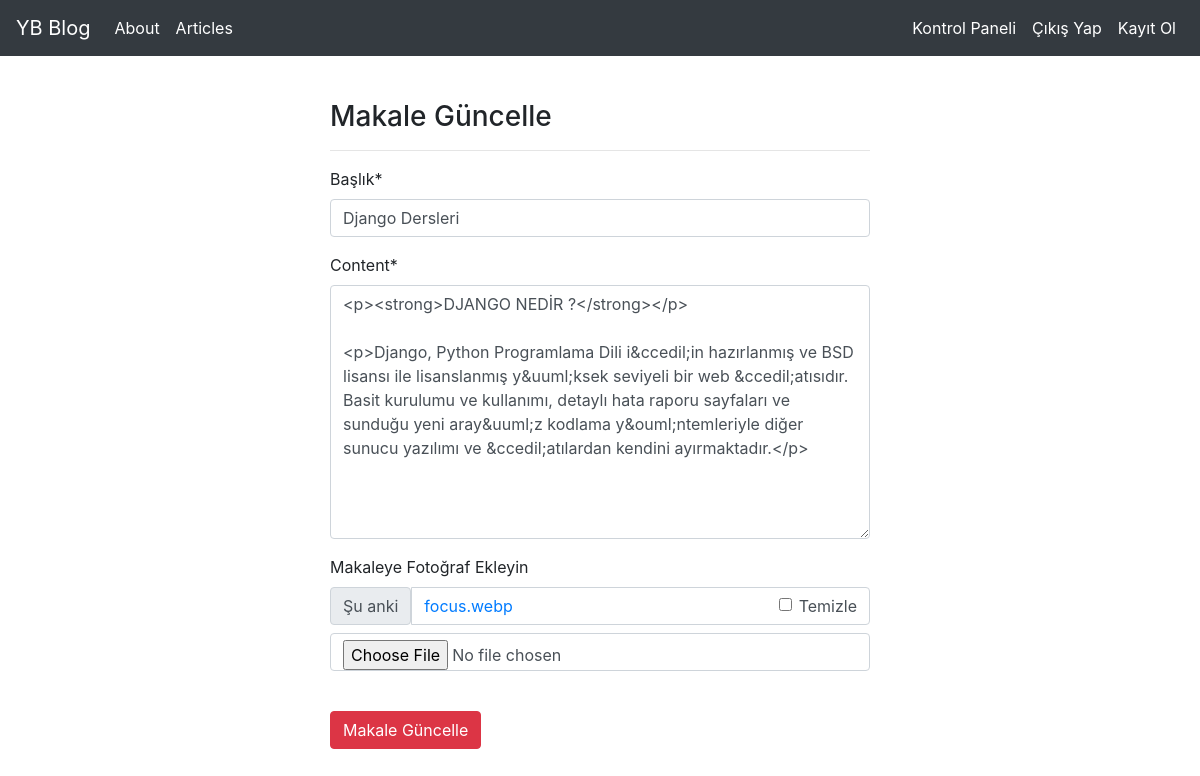
Page /articles/update/23 (signed in) on the committed database.
### article/models.py (models this page shows, shortened)
class Article(models.Model):
    author=models.ForeignKey("auth.User",on_delete=models.CASCADE,verbose_name="Yazar")
    title=models.CharField(max_length=50,verbose_name="Başlık")
    content=RichTextField()
    created_date=models.DateTimeField(auto_now_add=True,verbose_name="Oluşturma Tarihi")
    article_image = models.FileField(blank=True,null=True,verbose_name="Makaleye Fotoğraf Ekleyin")
    class Meta:
       ordering = ["-created_date"]

### article/views.py (the view)
# urls.py: path("update/<int:id>",views.updateArticle,name="update"),
@login_required(login_url = "user:login")
def updateArticle(request,id):
     article=get_object_or_404(Article,id=id)
     form = ArticleForm(request.POST or None,request.FILES or None,instance=article)
     if form.is_valid():
          article = form.save(commit=False)
          article.author = request.user
          article.save()
          messages.success(request,"Makale Başarıyla Güncellendi")
          return redirect("article:dashboard")
     return render(request,"update.html",{"form":form})

### article/forms.py
class ArticleForm(forms.ModelForm):
    class Meta:
        model = Article
        fields = ["title","content","article_image"]

### templates/update.html (shortened to what this page needs)
{% extends "layout.html" %}
{% block body %}
{% load crispy_forms_tags %}
<div class="row">
  <div class="col-md-6 offset-md-3">
  <h3>Makale Güncelle</h3>
<hr>
<form method = "post" enctype="multipart/form-data">
{{form|crispy}}
<br>
<button type="submit" class="btn btn-danger">Makale Güncelle</button>
</form>
  </div>
</div>
{% endblock body %}c

### rows in the picture
Article: title "Django Dersleri", content "<p><strong>DJANGO NEDİR ?</strong></p> <p>Django, Python Programlama Dili i&ccedil;in hazırlanmış ve BSD lisansı ile lisanslanmış y&uuml;ksek seviyeli bir web &ccedil;atısıdır. Basit kurulumu ve kullanımı, detaylı hata raporu sayfaları ve sunduğu yeni aray&uuml;z kodlama y&ouml;ntemleriyle diğer sunucu yazılımı ve &ccedil;atılardan kendini ayırmaktadır.</p>"
